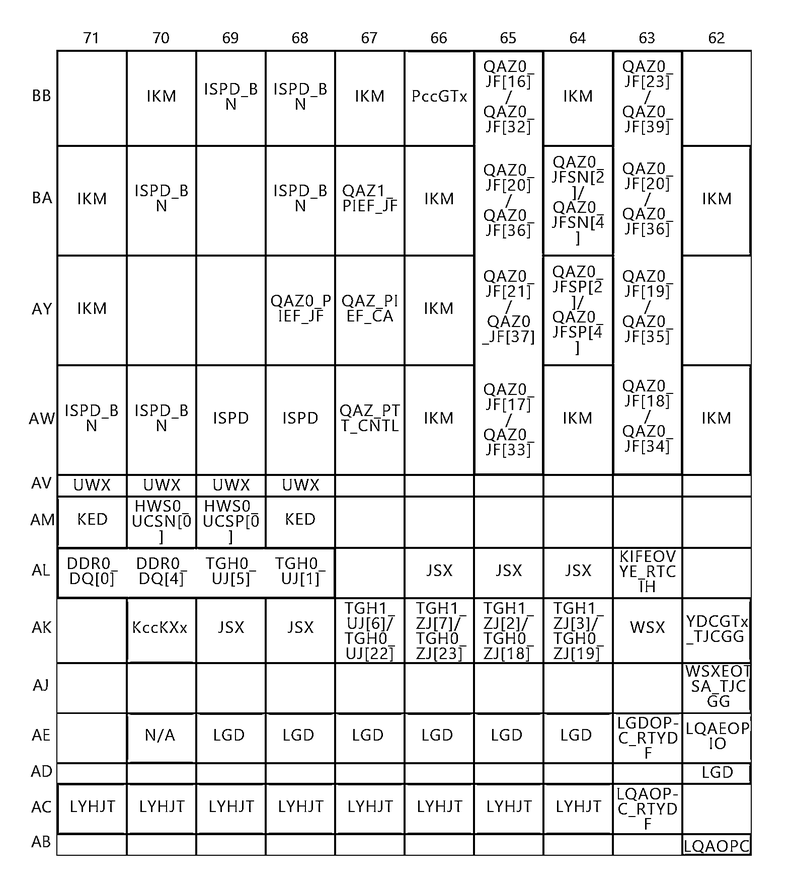
#> input picture sample3/新增資料夾/FPK_03_clean.png, 791 x 892 px, shrunk from 1572 x 1773 before the run
$ python FPK_3.py   (older library calls are emulated)
#> lines starting #> are read from the running program, lines starting #| are printed output that depends on the picture; after the words box and inside, x2 and y2 are one past the last pixel; in counts of white or black regions, pixels touching at a corner belong together
# -*- coding: utf-8 -*-
"""
Created on Thu Jan 30 11:22:58 2020

@author: user
"""
#https://kknews.cc/zh-tw/code/q55qm6y.html
#https://www.pyimagesearch.com/2015/04/20/sorting-contours-using-python-and-opencv/
import cv2
import pytesseract
import numpy as np
import argparse
import matplotlib.pyplot as plt
ap = argparse.ArgumentParser()
ap.add_argument("-i", "--image", default = './FPK_03_clean.png')
args = vars(ap.parse_args())
# load the image, clone it for output, and then convert it to grayscale
image = cv2.imread(args["image"])
#> image is the input picture: shape (892, 791, 3); min 0, max 255, mean 233.1
gray = cv2.cvtColor(image, cv2.COLOR_BGR2GRAY)
plt.imshow(image)
plt.imshow(gray)
image_vse = 255-image
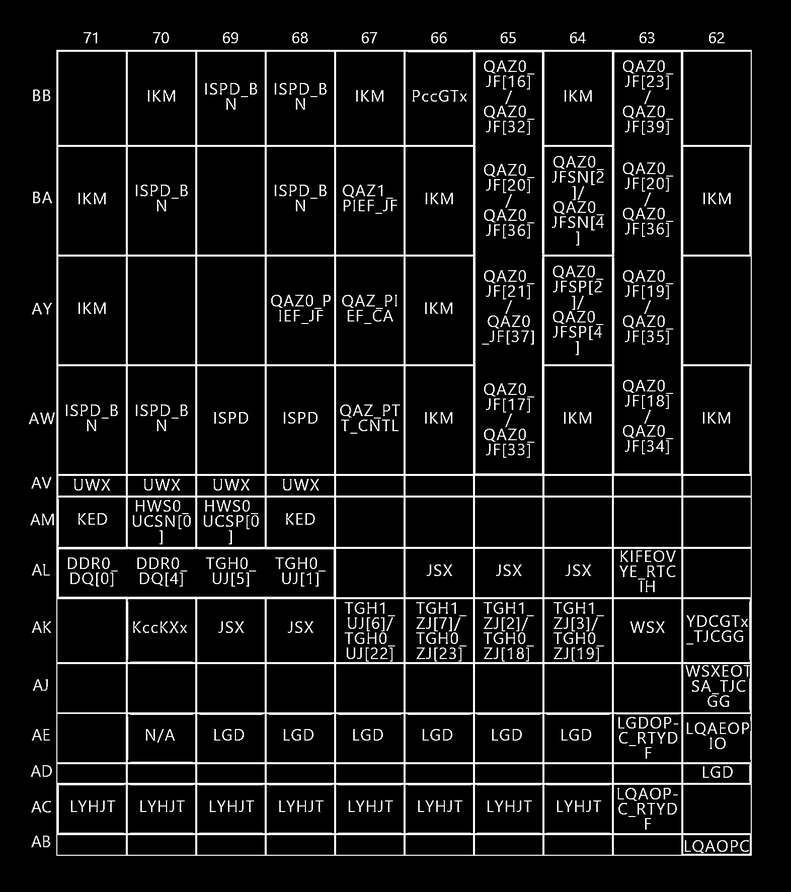
#> image_vse: shape (892, 791, 3); min 0, max 255, mean 21.9
cv2.imwrite("Image_bin.jpg",image_vse)
kernel_length = np.array(image).shape[1]//80
#> kernel_length = 9
verticle_kernel = cv2.getStructuringElement(cv2.MORPH_RECT, (1, kernel_length))
#> verticle_kernel = [1, 1, 1, 1, 1, 1, 1, 1, 1]
hori_kernel = cv2.getStructuringElement(cv2.MORPH_RECT, (kernel_length, 1))
kernel = cv2.getStructuringElement(cv2.MORPH_RECT, (3, 3))
img_temp1 = cv2.erode(image_vse, verticle_kernel, iterations=3)
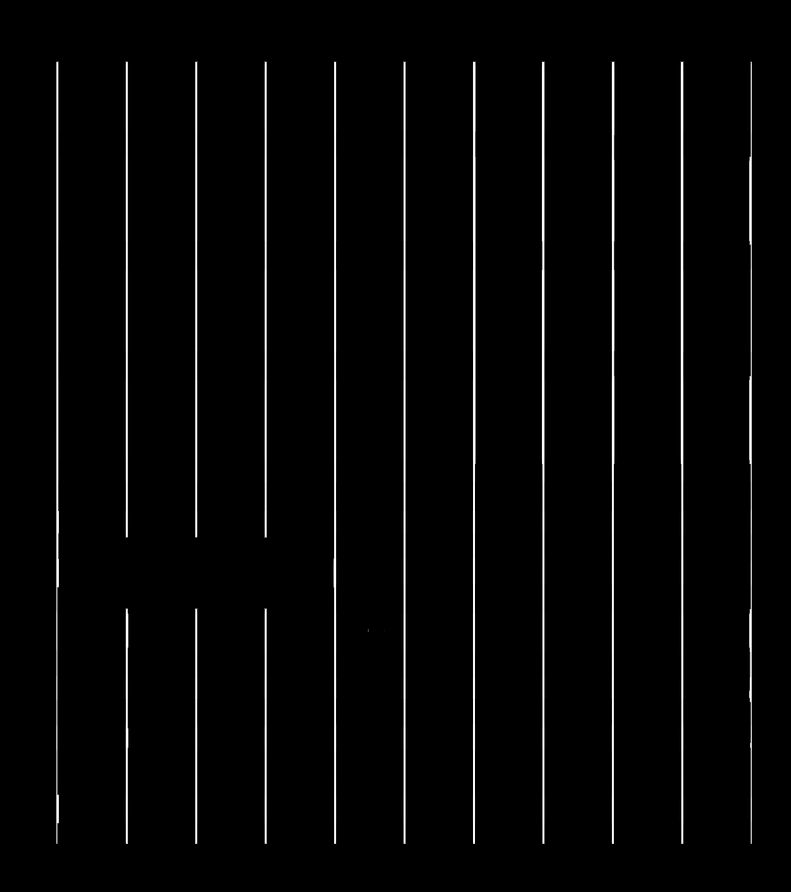
#> img_temp1: shape (892, 791, 3); min 0, max 255, mean 6.1
verticle_lines_img = cv2.dilate(img_temp1, verticle_kernel, iterations=3)
cv2.imwrite("verticle_lines.jpg",verticle_lines_img)
img_temp2 = cv2.erode(image_vse, hori_kernel, iterations=3)
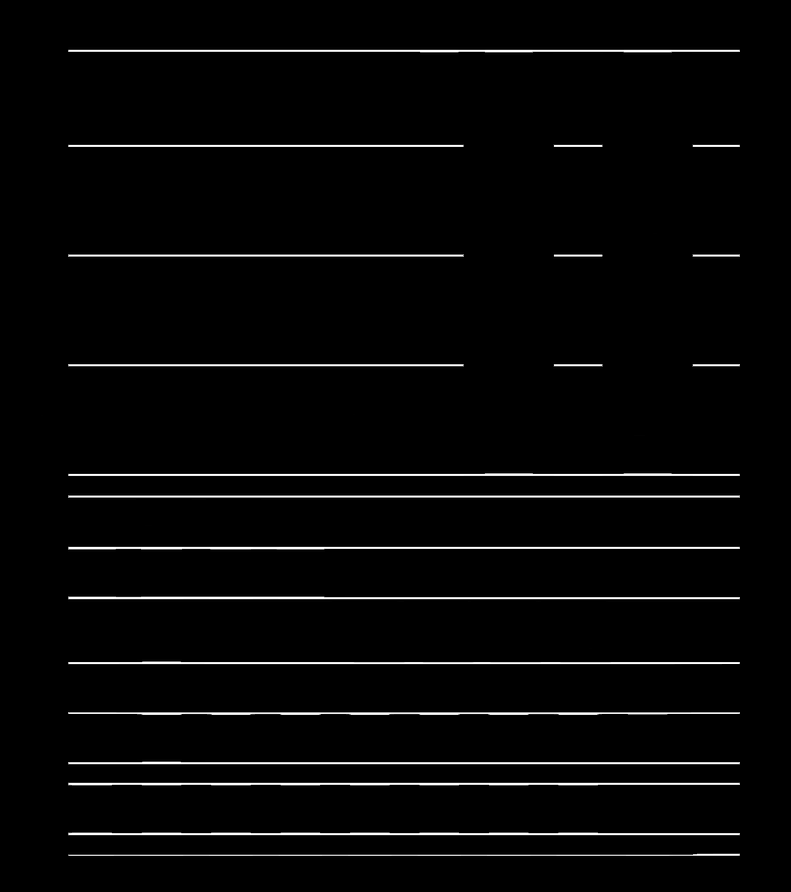
#> img_temp2: shape (892, 791, 3); min 0, max 255, mean 6.5
horizontal_lines_img = cv2.dilate(img_temp2, hori_kernel, iterations=3)
cv2.imwrite("horizontal_lines.jpg",horizontal_lines_img)
alpha = 0.5
beta = 1.0 - alpha
img_final_bin = cv2.addWeighted(verticle_lines_img, alpha, horizontal_lines_img, beta, 0.0)
img_final_bin = cv2.erode(~img_final_bin, kernel, iterations=2)
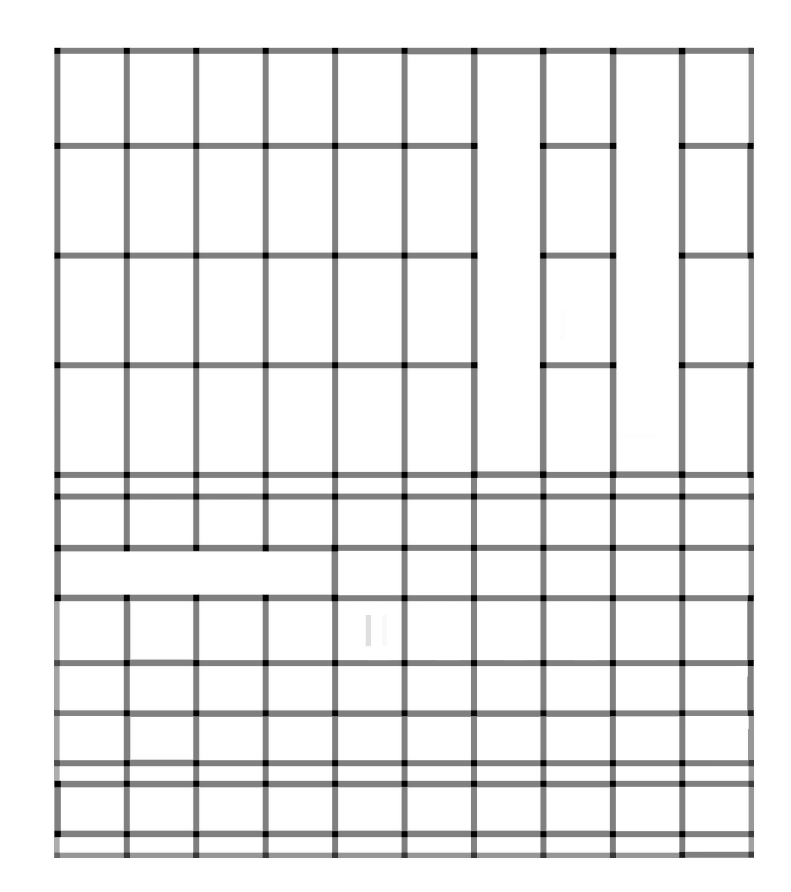
#> img_final_bin: shape (892, 791, 3); min 0, max 255, mean 235.1
img_final_bin = cv2.cvtColor(img_final_bin, cv2.COLOR_BGR2GRAY)
#> img_final_bin: shape (892, 791)
(thresh, img_final_bin) = cv2.threshold(img_final_bin, 128,255, cv2.THRESH_BINARY | cv2.THRESH_OTSU)
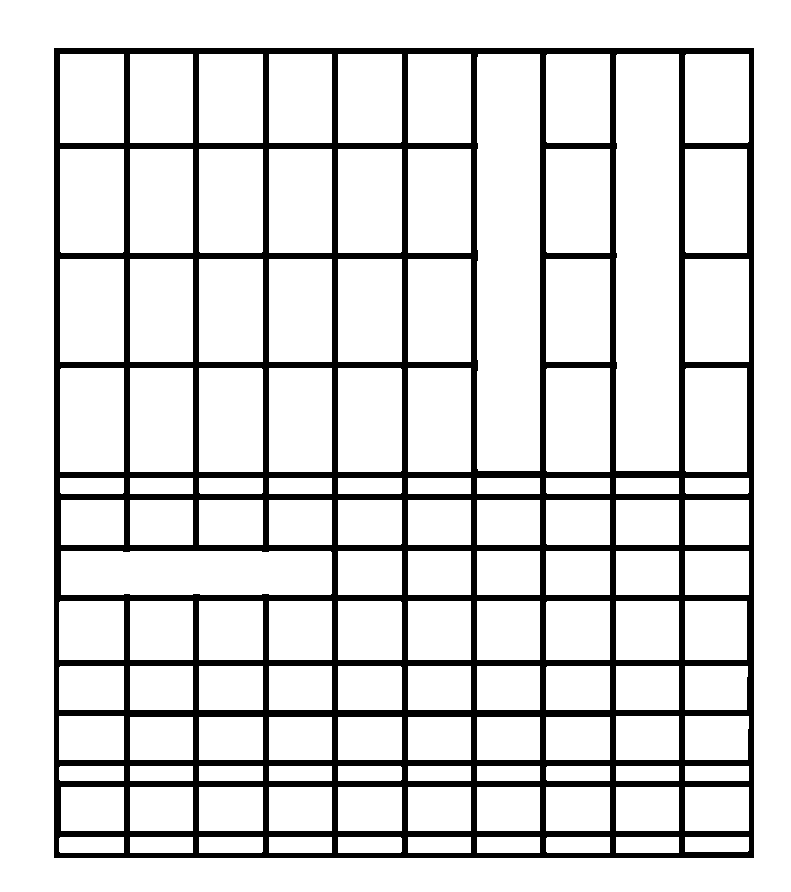
#> img_final_bin: shape (892, 791); 85.3% white; 1 black region
#> thresh = 189
cv2.imwrite("img_final_bin.jpg",img_final_bin)

_, contours, hierarchy = cv2.findContours(img_final_bin, cv2.RETR_TREE, cv2.CHAIN_APPROX_SIMPLE)
#> contours = 123 contours; largest, box (x1, y1, x2, y2) and area: (0, 0, 791, 892) 703890, (53, 47, 755, 859) 568509, (616, 54, 679, 471) 25774, (477, 54, 540, 471) 25760, (61, 551, 332, 595) 11575

def sort_contours(cnts, method="left-to-right"):
	# initialize the reverse flag and sort index
#> called with method = 'top-to-bottom'
	reverse = False
	i = 0

	# handle if we need to sort in reverse
	if method == "right-to-left" or method == "bottom-to-top":
		reverse = True

	# handle if we are sorting against the y-coordinate rather than
	# the x-coordinate of the bounding box
	if method == "top-to-bottom" or method == "bottom-to-top":
		i = 1

	# construct the list of bounding boxes and sort them from top to
	# bottom
	boundingBoxes = [cv2.boundingRect(c) for c in cnts]
#> boundingBoxes = 123 items, first 6: (0, 0, 791, 892), (53, 47, 702, 812), (685, 837, 64, 15), (616, 837, 63, 16), (546, 837, 64, 16), (477, 837, 63, 16)
	(cnts, boundingBoxes) = zip(*sorted(zip(cnts, boundingBoxes),
		key=lambda b:b[1][i], reverse=reverse))
#> cnts has the same summary as contours outside sort_contours; boundingBoxes = 123 items, first 6: (0, 0, 791, 892), (53, 47, 702, 812), (685, 54, 64, 89), (616, 54, 63, 417), (546, 54, 64, 89), (477, 54, 63, 417)

	# return the list of sorted contours and bounding boxes
	return (cnts, boundingBoxes)
(contours, boundingBoxes) = sort_contours(contours, method="top-to-bottom")

#%%
img = image.copy()
anchor_x, anchor_y, anchor_w, anchor_h = cv2.boundingRect(contours[1])
#> anchor_x = 53; anchor_y = 47; anchor_w = 702; anchor_h = 812
anchor_x += 4
#> anchor_x = 57
anchor_w -= 8
#> anchor_w = 694
anchor_y += 4
#> anchor_y = 51
anchor_h -= 8
#> anchor_h = 804
#cv2.rectangle(img, (anchor_x, anchor_y), (anchor_x+anchor_w, anchor_y+anchor_h), (0, 255, 0), 1)

#del contours[1]
for c in contours[2:]:
# Returns the location and width,height for every contour
    x, y, w, h = cv2.boundingRect(c)
    img[y-5 : y-2, x: anchor_x + anchor_w] = 0
    img[anchor_y : anchor_y + anchor_h, x-6: x-2] = 0
#> this loop made 121 passes
#> (c, x, y, w, h) on passes 5, 7, 8, 9, 10, 13, 15, 17, 19, 20: ([[408, 54], [408, 142], [470, 142], [470, 54]], 408, 54, 63, 89), ([[269, 54], [269, 142], [331, 142], [331, 54]], 269, 54, 63, 89), ([[199, 54], [199, 142], [262, 142], [262, 54]], 199, 54, 64, 89), ([[130, 54], [130, 142], [192, 142], [192, 54]], 130, 54, 63, 89), ([[60, 54], [60, 142], [123, 142], [123, 54]], 60, 54, 64, 89), ([[408, 149], [408, 252], [470, 252], [470, 149]], 408, 149, 63, 104), ([[269, 149], [269, 252], [331, 252], [331, 149]], 269, 149, 63, 104), ([[130, 149], [130, 252], [192, 252], [192, 149]], 130, 149, 63, 104), ([[685, 259], [685, 361], [748, 361], [748, 259]], 685, 259, 64, 103), ([[546, 259], [546, 361], [609, 361], [609, 259]], 546, 259, 64, 103)
#> (x, y, w, h) on passes 1, 2, 3, 4, 6, 11: (685, 54, 64, 89), (616, 54, 63, 417), (546, 54, 64, 89), (477, 54, 63, 417), (338, 54, 64, 89), (685, 149, 62, 104)
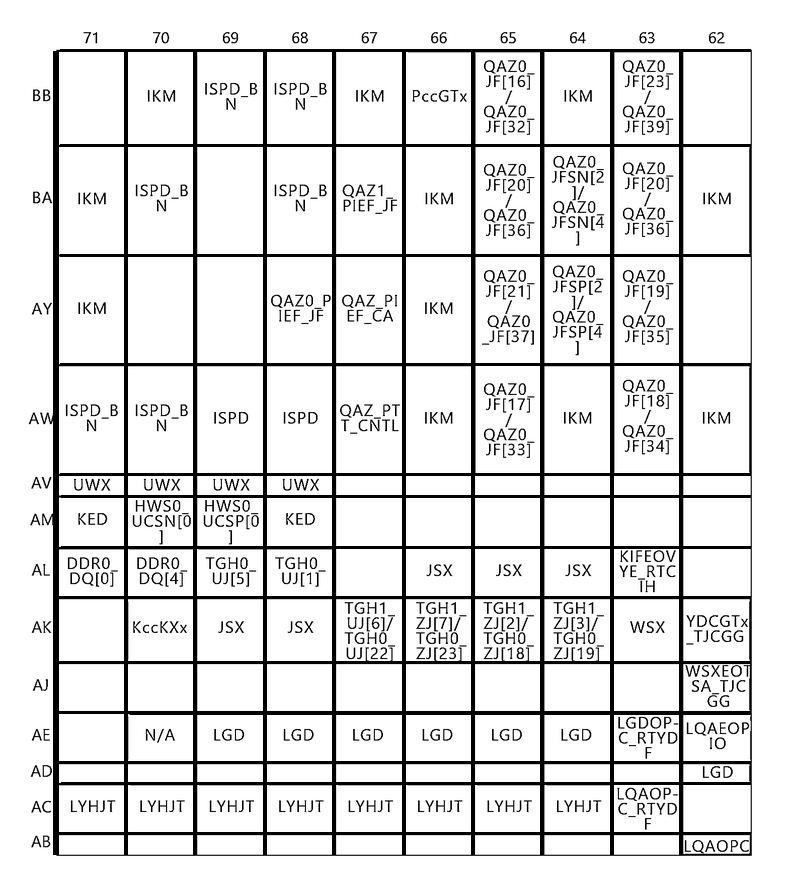
#> img: shape (892, 791, 3); 6% of pixels changed, all inside (x1, y1, x2, y2) = (53, 49, 751, 855)
# [6 lines of commented-out code are left out]
cv2.imwrite('result.png', img)
#%%
'''

    if (w > 80 and h > 20) and w > 3*h:

        idx += 1

    new_img = image[y:y+h, x:x+w]

    cv2.imwrite(cropped_dir_path+str(idx) + '.png', new_img)

# If the box height is greater then 20, widht is >80, then only save it as a box in "cropped/" folder.

    if (w > 80 and h > 20) and w > 3*h:

        idx += 1

    new_img = image[y:y+h, x:x+w]

    cv2.imwrite(cropped_dir_path+str(idx) + '.png', new_img)

'''

$ run again, with sample3/新增資料夾/FPK_03.jpg saved as sample3/新增資料夾/FPK_03_clean.png
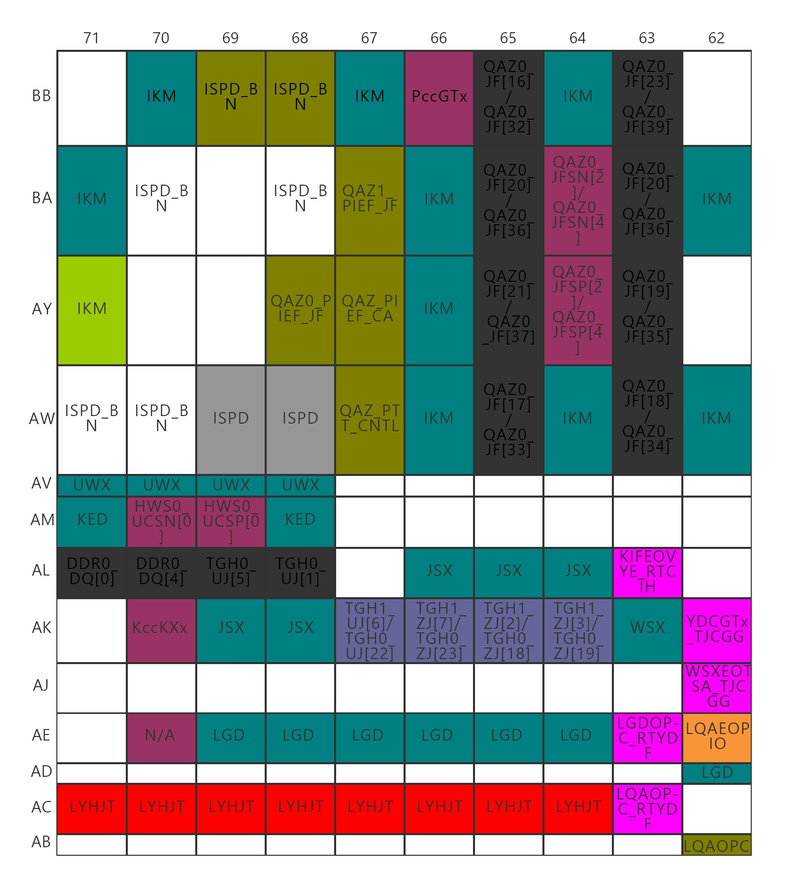
#> input picture sample3/新增資料夾/FPK_03.jpg, 791 x 892 px, shrunk from 1572 x 1773 before the run
#> image is the input picture: shape (892, 791, 3); mean B, G, R 159.5, 160.2, 157.3
#> `(thresh, img_final_bin) = cv2.threshold(img_final_bin, 128,255, cv2.TH..`:
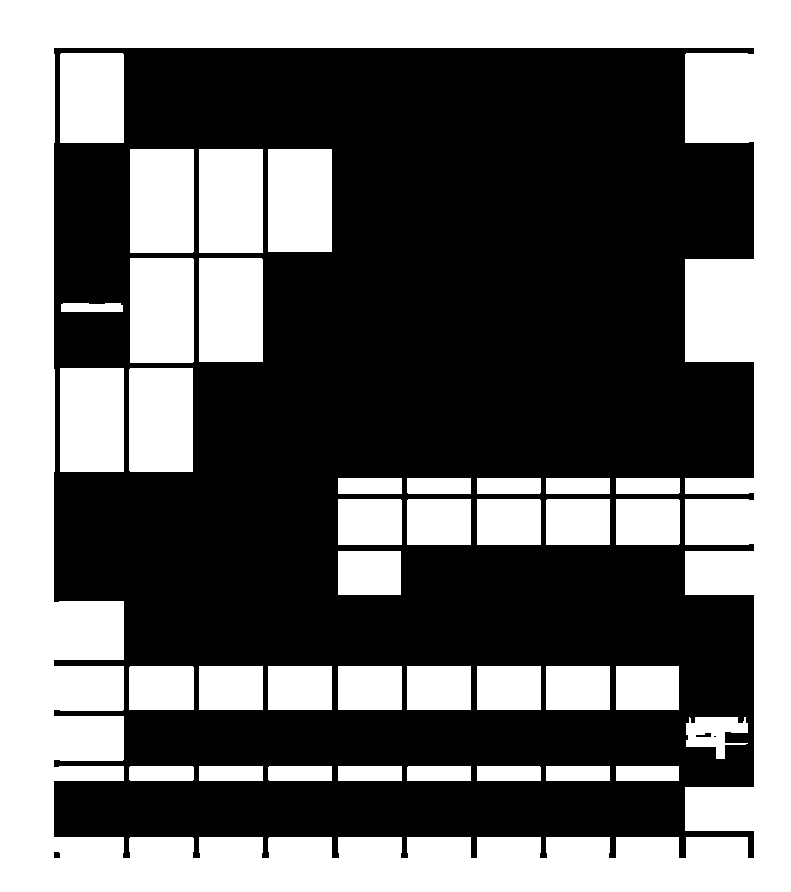
#> img_final_bin: shape (892, 791); 41.7% white; 38 white regions
#> thresh = 169
#> `_, contours, hierarchy = cv2.findContours(img_final_bin, cv2.RETR_TREE..`: contours = 42 contours, 1 with area under 20; largest, box (x1, y1, x2, y2) and area: (0, 0, 791, 892) 703890, (53, 47, 755, 859) 520634, (130, 258, 194, 363) 6551, (60, 368, 124, 472) 6489, (199, 149, 263, 253) 6489
#> in sort_contours, `boundingBoxes = [cv2.boundingRect(c) for c in cnts]`: boundingBoxes = 42 items, first 6: (0, 0, 791, 892), (53, 851, 8, 8), (53, 47, 702, 812), (616, 766, 63, 15), (546, 766, 64, 15), (477, 766, 64, 15)
#> in sort_contours, `(cnts, boundingBoxes) = zip(*sorted(zip(cnts, boundingBoxes), key=lamb..`: cnts = 42 contours, 1 with area under 20; largest, box (x1, y1, x2, y2) and area: (0, 0, 791, 892) 703890, (53, 47, 755, 859) 520634, (130, 258, 194, 363) 6551, (199, 149, 263, 253) 6489, (60, 368, 124, 472) 6489; boundingBoxes = 42 items, first 6: (0, 0, 791, 892), (53, 47, 702, 812), (60, 53, 64, 90), (268, 149, 64, 103), (199, 149, 64, 104), (130, 149, 64, 104)
#> `(contours, boundingBoxes) = sort_contours(contours, method="top-to-bot..`: contours has the same summary as cnts in sort_contours
#> `anchor_x, anchor_y, anchor_w, anchor_h = cv2.boundingRect(contours[1])`: anchor_x = 53; anchor_y = 47; anchor_w = 702; anchor_h = 812
#> `anchor_x += 4`: anchor_x = 57
#> `anchor_w -= 8`: anchor_w = 694
#> `anchor_y += 4`: anchor_y = 51
#> `anchor_h -= 8`: anchor_h = 804
#> the loop `for c in contours[2:]:` made 40 passes
#> (x, y, w, h) on passes 1, 4, 5, 6, 7, 8, 10, 12: (60, 53, 64, 90), (130, 149, 64, 104), (199, 258, 64, 104), (130, 258, 64, 105), (61, 303, 62, 9), (129, 368, 64, 104), (616, 478, 64, 16), (477, 478, 64, 16)
#> after the loop `for c in contours[2:]:`:
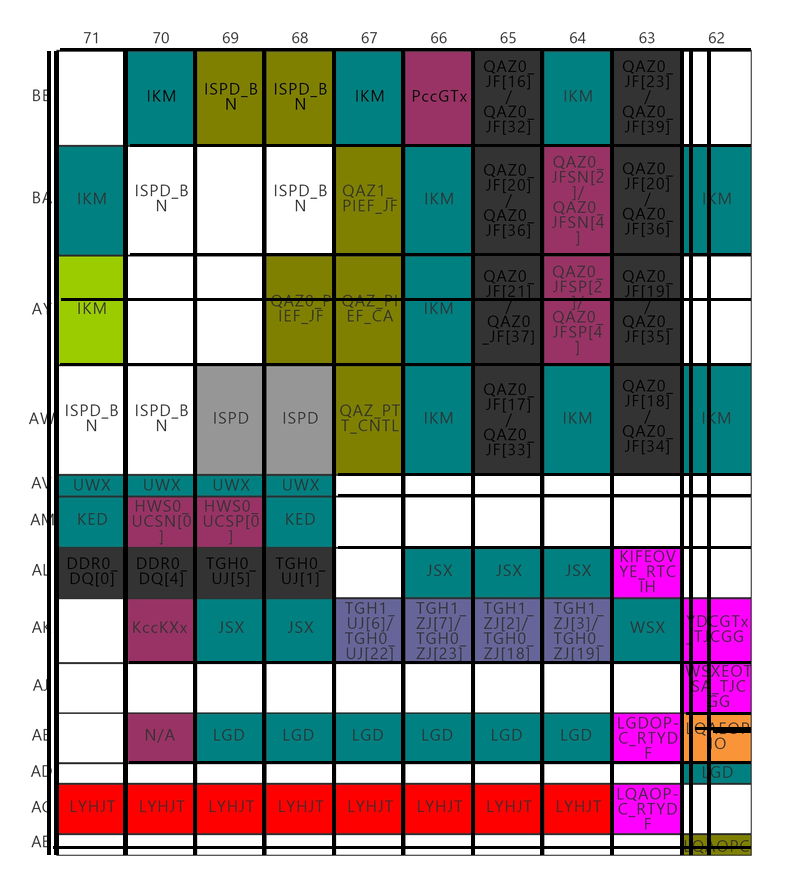
#> img: shape (892, 791, 3); 8.81% of pixels changed, all inside (x1, y1, x2, y2) = (47, 48, 751, 855)
